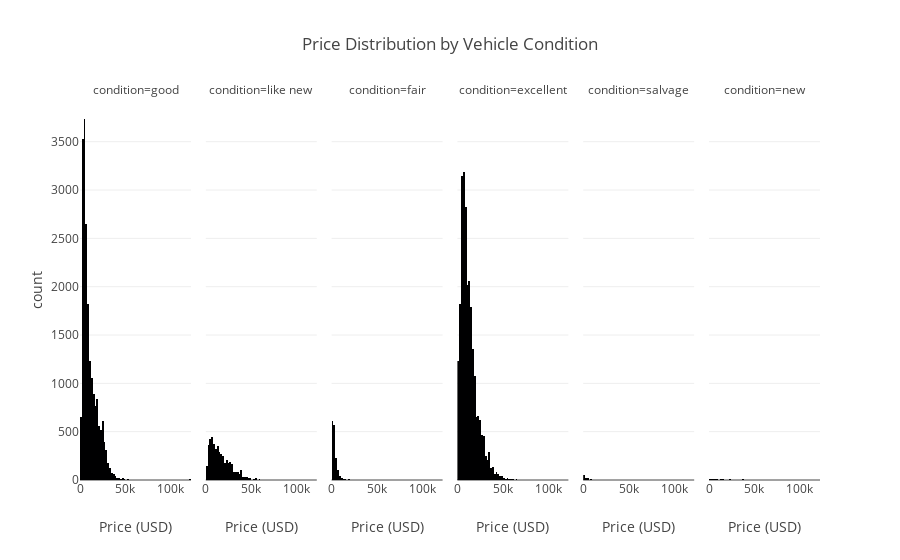

The code cell stored with this chart in its notebook:
### Code cell
fig = px.histogram(
    df, x="price",
    nbins=60,
    facet_col="condition",
    title="Price Distribution by Vehicle Condition",
    labels={"price": "Price (USD)"}
)
fig.show()

### Figure 1 — Plotly figure (JSON) as saved in the notebook; plotly's stock layout.template omitted (floating-point values rounded to 4 significant figures; data arrays with more than 128 entries replaced by an {"elided": "..."} marker saying what was removed)
{"data": [{"bingroup": "x", "hovertemplate": "condition=good<br>Price (USD)=%{x}<br>count=%{y}<extra></extra>", "legendgroup": "", "marker": {"color": "#000001", "pattern": {"shape": ""}}, "name": "", "nbinsx": 60, "orientation": "v", "showlegend": false, "type": "histogram", "x": {"elided": "20145 int values"}, "xaxis": "x", "yaxis": "y"}, {"bingroup": "x", "hovertemplate": "condition=like new<br>Price (USD)=%{x}<br>count=%{y}<extra></extra>", "legendgroup": "", "marker": {"color": "#000001", "pattern": {"shape": ""}}, "name": "", "nbinsx": 60, "orientation": "v", "showlegend": false, "type": "histogram", "x": {"elided": "4742 int values"}, "xaxis": "x2", "yaxis": "y2"}, {"bingroup": "x", "hovertemplate": "condition=fair<br>Price (USD)=%{x}<br>count=%{y}<extra></extra>", "legendgroup": "", "marker": {"color": "#000001", "pattern": {"shape": ""}}, "name": "", "nbinsx": 60, "orientation": "v", "showlegend": false, "type": "histogram", "x": {"elided": "1607 int values"}, "xaxis": "x3", "yaxis": "y3"}, {"bingroup": "x", "hovertemplate": "condition=excellent<br>Price (USD)=%{x}<br>count=%{y}<extra></extra>", "legendgroup": "", "marker": {"color": "#000001", "pattern": {"shape": ""}}, "name": "", "nbinsx": 60, "orientation": "v", "showlegend": false, "type": "histogram", "x": {"elided": "24773 int values"}, "xaxis": "x4", "yaxis": "y4"}, {"bingroup": "x", "hovertemplate": "condition=salvage<br>Price (USD)=%{x}<br>count=%{y}<extra></extra>", "legendgroup": "", "marker": {"color": "#000001", "pattern": {"shape": ""}}, "name": "", "nbinsx": 60, "orientation": "v", "showlegend": false, "type": "histogram", "x": [600, 1000, 5500, 999, 850, 5000, 8000, 2500, 1800, 1000, 1500, 1800, 8000, 580, 2700, 11000, 800, 800, 3800, 4100, 12900, 500, 18500, 13500, 5500, 900, 850, 4500, 3750, 22000, 800, 1700, 9450, 2000, 1500, 5000, 4000, 800, 13000, 800, 15000, 2950, 1500, 3500, 800, 10700, 9975, 1400, 1200, 3500, 800, 20750, 8750, 13200, 6750, 2950, 2495, 2400, 2700, 2500, 800, 1200, 1200, 1000, 4500, 500, 4700, 1000, 3500, 5200, 20750, 8750, 8725, 750, 5000, 1700, 3000, 3000, 6000, 2500, 700, 5990, 500, 2500, 2250, 650, 700, 1000, 1900, 600, 7000, 1000, 1500, 7000, 4800, 500, 2000, 700, 3000, 5000, 7000, 500, 9900, 1500, 5000, 14500, 500, 1500, 1000, 850, 500, 3500, 5000, 2900, 2700], "xaxis": "x5", "yaxis": "y5"}, {"bingroup": "x", "hovertemplate": "condition=new<br>Price (USD)=%{x}<br>count=%{y}<extra></extra>", "legendgroup": "", "marker": {"color": "#000001", "pattern": {"shape": ""}}, "name": "", "nbinsx": 60, "orientation": "v", "showlegend": false, "type": "histogram", "x": {"elided": "143 int values"}, "xaxis": "x6", "yaxis": "y6"}], "layout": {"annotations": [{"font": {}, "showarrow": false, "text": "condition=good", "x": 0.075, "xanchor": "center", "xref": "paper", "y": 1, "yanchor": "bottom", "yref": "paper"}, {"font": {}, "showarrow": false, "text": "condition=like new", "x": 0.245, "xanchor": "center", "xref": "paper", "y": 1, "yanchor": "bottom", "yref": "paper"}, {"font": {}, "showarrow": false, "text": "condition=fair", "x": 0.415, "xanchor": "center", "xref": "paper", "y": 1, "yanchor": "bottom", "yref": "paper"}, {"font": {}, "showarrow": false, "text": "condition=excellent", "x": 0.585, "xanchor": "center", "xref": "paper", "y": 1, "yanchor": "bottom", "yref": "paper"}, {"font": {}, "showarrow": false, "text": "condition=salvage", "x": 0.755, "xanchor": "center", "xref": "paper", "y": 1, "yanchor": "bottom", "yref": "paper"}, {"font": {}, "showarrow": false, "text": "condition=new", "x": 0.925, "xanchor": "center", "xref": "paper", "y": 1, "yanchor": "bottom", "yref": "paper"}], "barmode": "relative", "legend": {"tracegroupgap": 0}, "title": {"text": "Price Distribution by Vehicle Condition"}, "xaxis": {"anchor": "y", "domain": [0, 0.15], "title": {"text": "Price (USD)"}}, "xaxis2": {"anchor": "y2", "domain": [0.17, 0.32], "matches": "x", "title": {"text": "Price (USD)"}}, "xaxis3": {"anchor": "y3", "domain": [0.34, 0.49], "matches": "x", "title": {"text": "Price (USD)"}}, "xaxis4": {"anchor": "y4", "domain": [0.51, 0.66], "matches": "x", "title": {"text": "Price (USD)"}}, "xaxis5": {"anchor": "y5", "domain": [0.68, 0.83], "matches": "x", "title": {"text": "Price (USD)"}}, "xaxis6": {"anchor": "y6", "domain": [0.85, 1], "matches": "x", "title": {"text": "Price (USD)"}}, "yaxis": {"anchor": "x", "domain": [0, 1], "title": {"text": "count"}}, "yaxis2": {"anchor": "x2", "domain": [0, 1], "matches": "y", "showticklabels": false}, "yaxis3": {"anchor": "x3", "domain": [0, 1], "matches": "y", "showticklabels": false}, "yaxis4": {"anchor": "x4", "domain": [0, 1], "matches": "y", "showticklabels": false}, "yaxis5": {"anchor": "x5", "domain": [0, 1], "matches": "y", "showticklabels": false}, "yaxis6": {"anchor": "x6", "domain": [0, 1], "matches": "y", "showticklabels": false}}}
